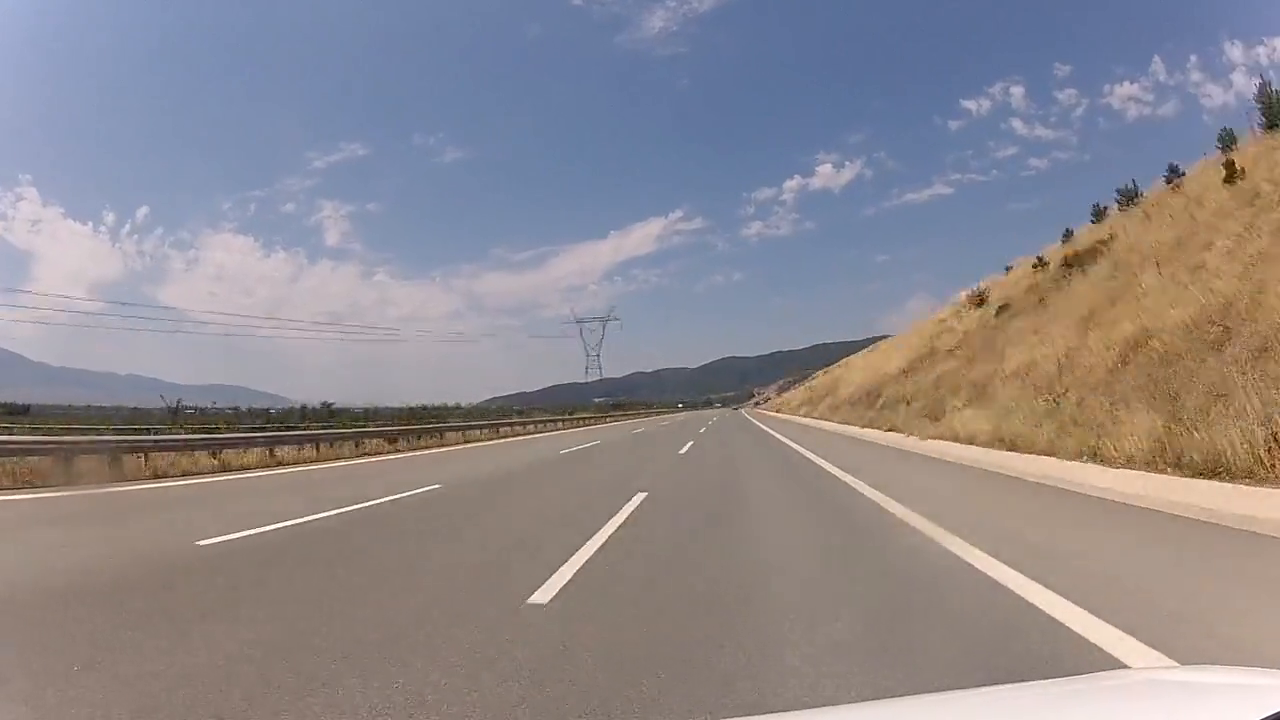
#> input picture frame 24 of video.mp4, 1280 x 720 px
$ python 'road lines detection.py'
#> lines starting #> are read from the running program, lines starting #| are printed output that depends on the picture; after the words box and inside, x2 and y2 are one past the last pixel; in counts of white or black regions, pixels touching at a corner belong together
import cv2
import numpy as np

video = cv2.VideoCapture("video.mp4")


def region_of_interest(img, vertices):
    mask = np.zeros_like(img)
    channel_count = img.shape[2]
    match_mask_color = (255,) * channel_count
    cv2.fillPoly(mask, vertices, match_mask_color)
    masked_image = cv2.bitwise_and(img, mask)
    return masked_image


while True:
    ret, orig_frame = video.read()
#> orig_frame is the input picture: shape (720, 1280, 3); mean B, G, R 141.9, 137.3, 142.7
    if not ret:
        video = cv2.VideoCapture("video.mp4")
        continue
    height = orig_frame.shape[0]
    widht = orig_frame.shape[1]
    region_of_interest_vertices = [

        (0, height),
        (0.25 * widht, 0.5 * height),
        (0.75 * widht, 0.5 * height),
        (widht, height)
    ]

    cropped_image = region_of_interest(orig_frame,
                                       np.array([region_of_interest_vertices], np.int32), )
#> in region_of_interest, `cv2.fillPoly(mask, vertices, match_mask_color)`:
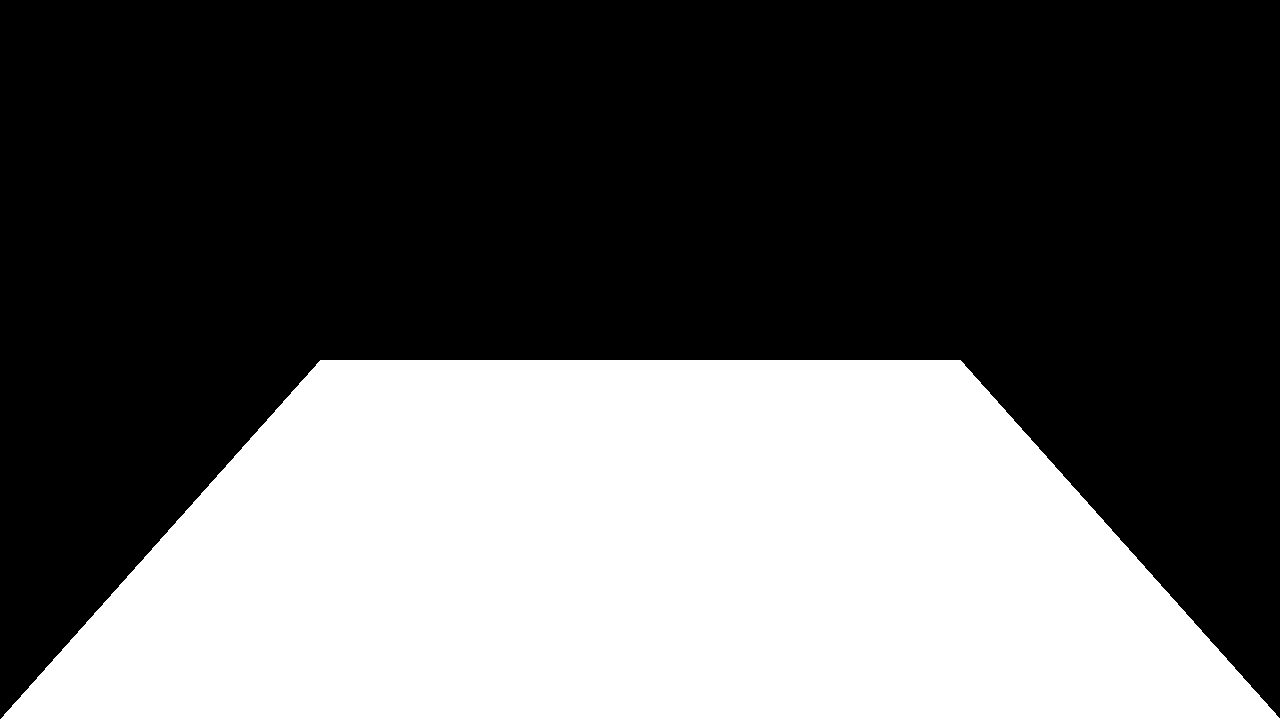
#> mask: shape (720, 1280, 3); 37.5% white; 1 white region, box (x1, y1, x2, y2) and area: (0, 360, 1280, 720) 345939

    frame = cv2.GaussianBlur(cropped_image, (5, 5), 0)
    hsv = cv2.cvtColor(frame, cv2.COLOR_BGR2HSV)
#> hsv: shape (720, 1280, 3); mean H, S, V 7.3, 17.6, 56.4
    low_yellow = np.array([0, 0, 168])
    up_yellow = np.array([172, 111, 255])

    mask = cv2.inRange(hsv, low_yellow, up_yellow)
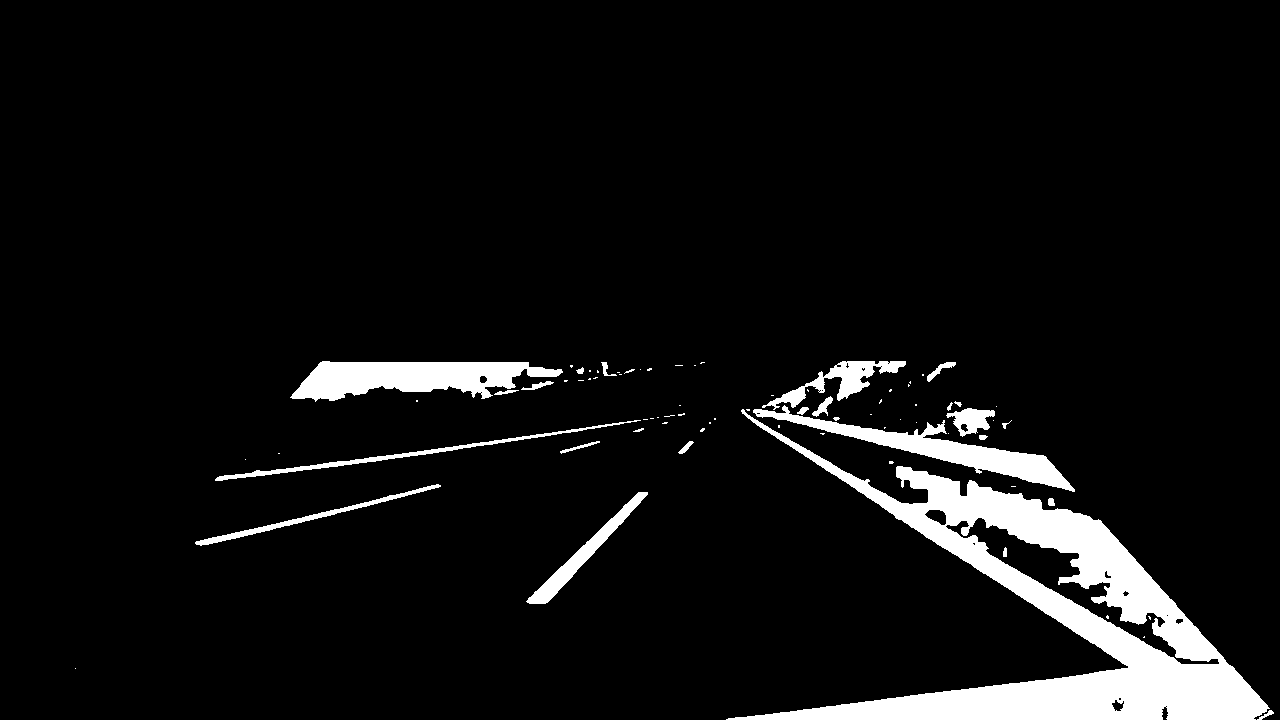
#> mask: shape (720, 1280); 6.6% white; 78 white regions (52 under 20 px), largest, box (x1, y1, x2, y2) and area: (726, 409, 1270, 720) 40005, (290, 361, 563, 402) 6770, (753, 405, 1075, 492) 5534
    edges = cv2.Canny(mask, 75, 150)
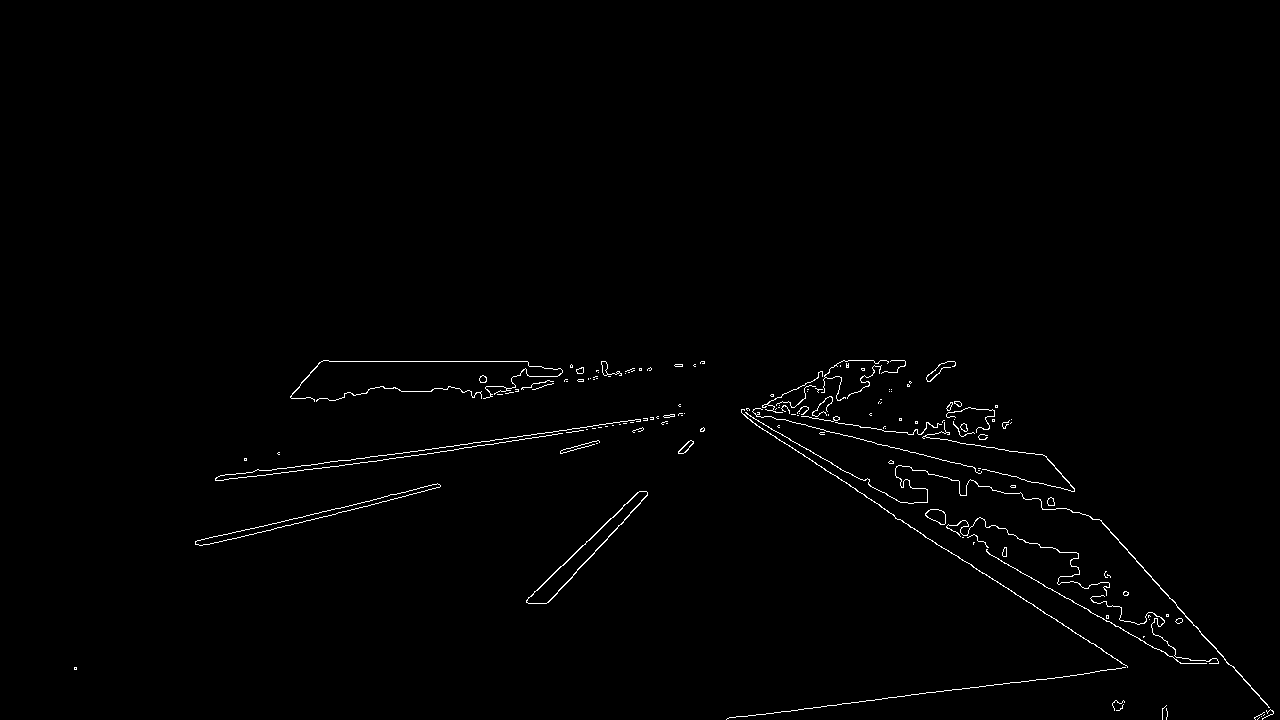
#> edges: shape (720, 1280); 0.85% white in thin lines or dots, all inside (x1, y1, x2, y2) = (74, 360, 1274, 720)

    lines = cv2.HoughLinesP(edges, 1, np.pi / 180, 50, maxLineGap=50)
#> lines = 53 rows, first 6: [310, 465, 684, 413], [756, 425, 1127, 666], [639, 428, 643, 428], [255, 476, 396, 457], [727, 718, 1089, 673], [741, 410, 900, 502]
    if lines is not None:
        for line in lines:
            x1, y1, x2, y2 = line[0]
            cv2.line(frame, (x1, y1), (x2, y2), (0, 255, 0), 5)
#> this loop made 53 passes
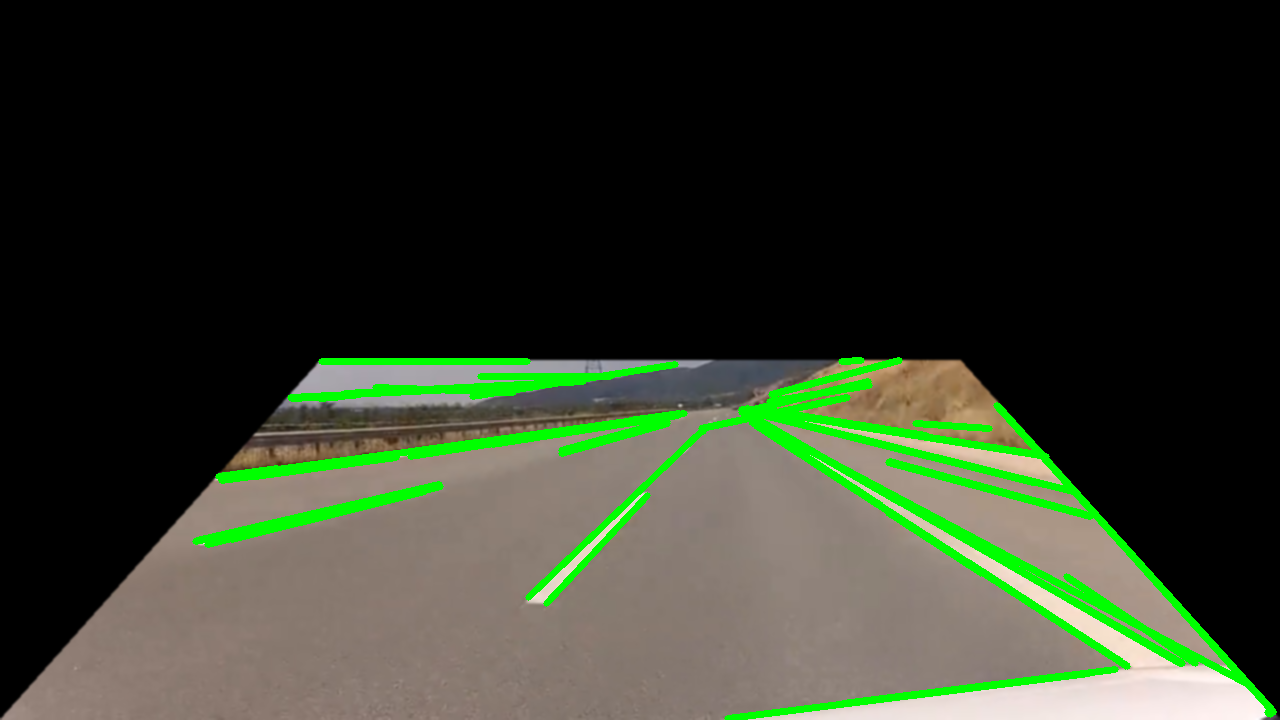
#> frame: shape (720, 1280, 3); mean B, G, R 40.2, 55.6, 48.4

    cv2.imshow("frame", frame)
    cv2.imshow("edges", edges)

    key = cv2.waitKey(25)
#> (key Esc is pressed here)
    if key == 27:
        break

video.release()
cv2.destroyAllWindows()

$ run again, starting later in the video
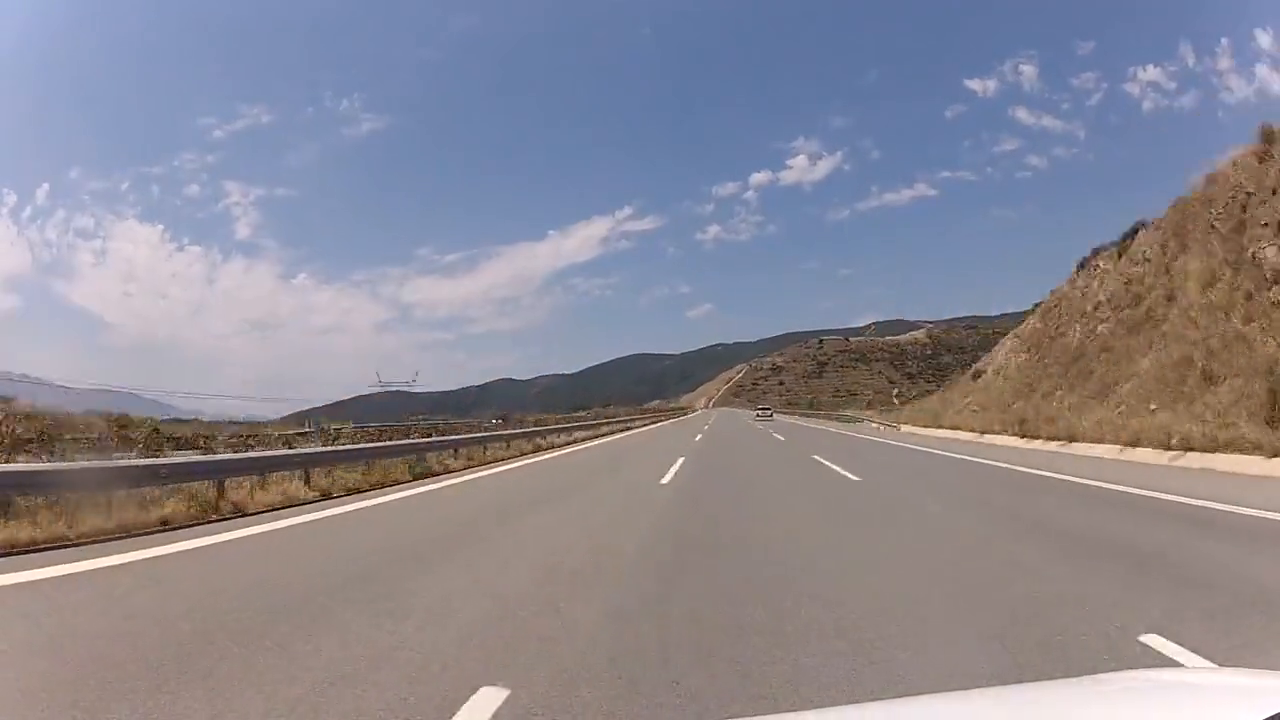
#> input picture frame 111 of video.mp4, 1280 x 720 px
#> orig_frame is the input picture: shape (720, 1280, 3); mean B, G, R 146.6, 136.5, 139.6
#> hsv: shape (720, 1280, 3); mean H, S, V 7.6, 16.1, 55.8
#> `mask = cv2.inRange(hsv, low_yellow, up_yellow)`:
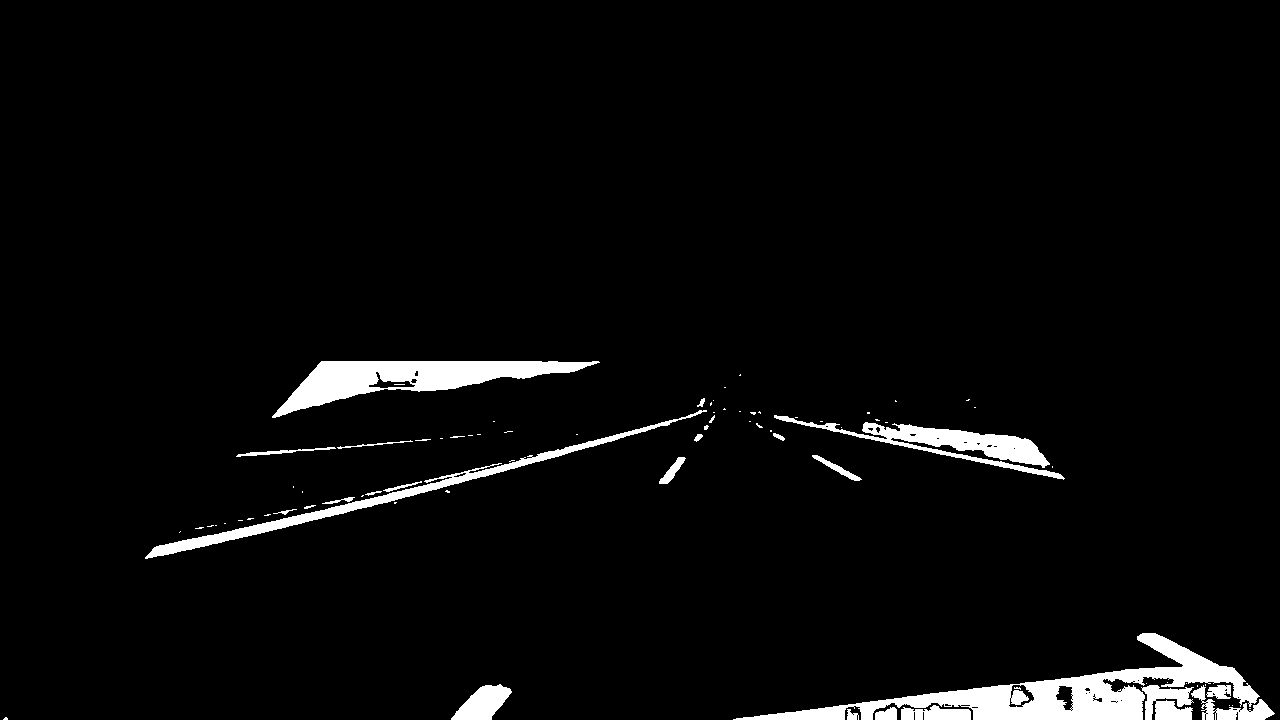
#> mask: shape (720, 1280); 3.7% white; 80 white regions (54 under 20 px), largest, box (x1, y1, x2, y2) and area: (733, 633, 1260, 720) 11557, (272, 361, 600, 418) 7319, (774, 415, 1065, 480) 4433
#> edges: shape (720, 1280); 0.72% white in thin lines or dots, all inside (x1, y1, x2, y2) = (3, 360, 1275, 720)
#> lines = 48 rows, first 6: [322, 360, 597, 360], [734, 718, 1180, 663], [699, 402, 1056, 478], [710, 419, 740, 412], [575, 450, 615, 440], [709, 421, 753, 411]
#> the loop `for line in lines:` made 48 passes
#> after the loop `for line in lines:`:
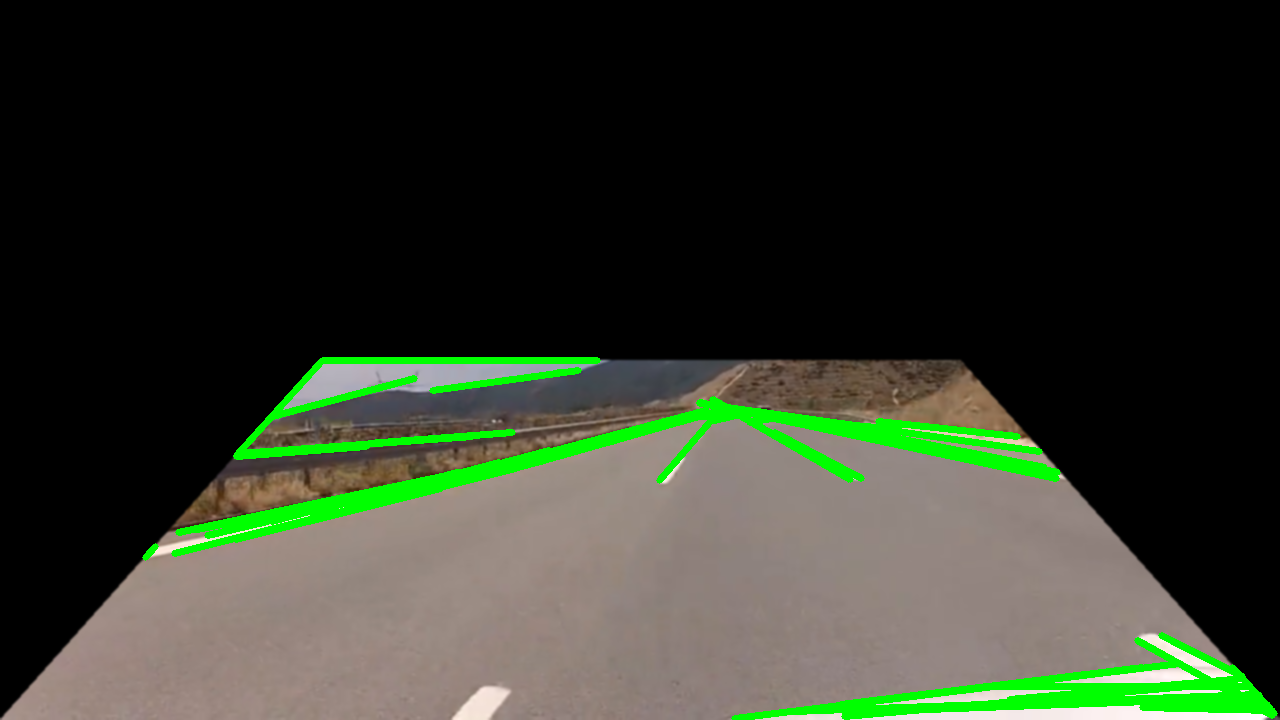
#> frame: shape (720, 1280, 3); mean B, G, R 40.8, 54.1, 48
